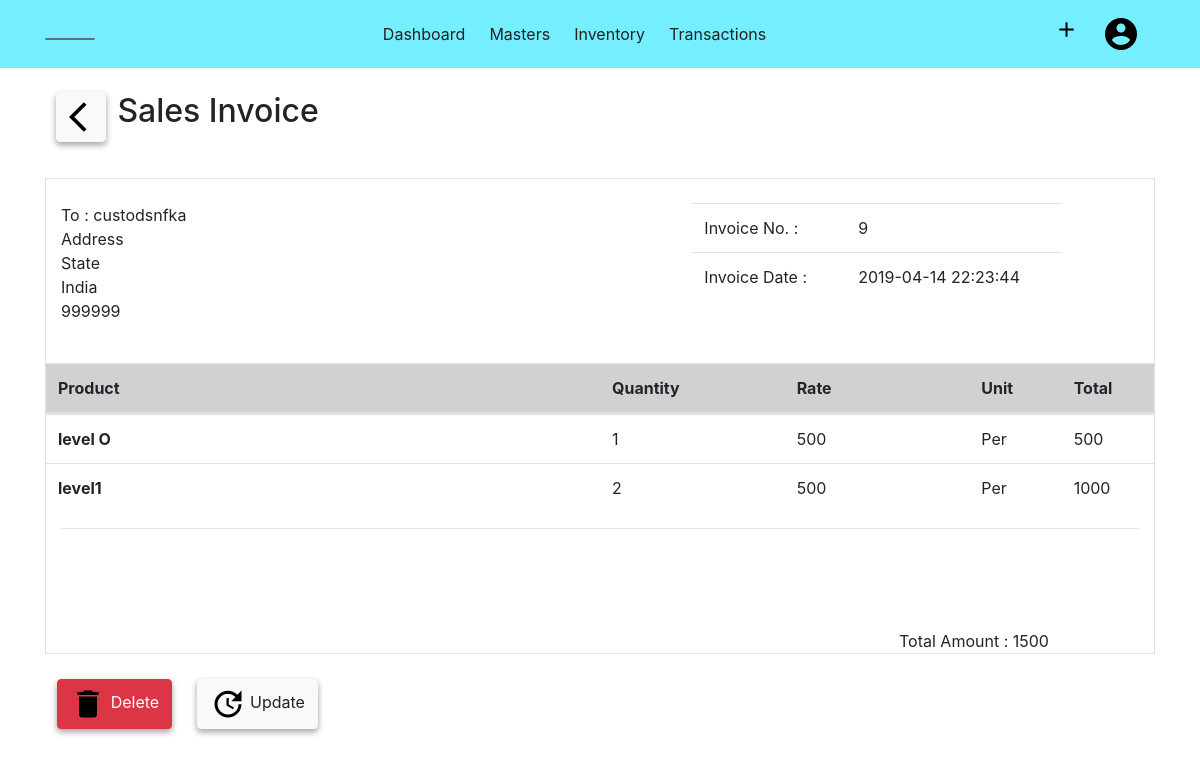
Page /invoice/29 (signed in) on the committed database.
### acsystem/models.py (models this page shows, shortened)
class Sales(db.Model):
    id = db.Column(db.Integer, primary_key=True)
    customer = db.Column(db.String(40), nullable=False)
    date = db.Column(db.DateTime, nullable=False)
    invoiceno = db.Column(db.Integer, nullable=False)
    totalamount = db.Column(db.Integer)
    salesitems = db.relationship('SalesItem', lazy=True, cascade="all, delete-orphan")
    company_id = db.Column(db.Integer, db.ForeignKey('company.id', ondelete="CASCADE"), nullable=False)

class SalesItem(db.Model):
    id = db.Column(db.Integer, primary_key=True)
    product = db.Column(db.Integer, db.ForeignKey('product.id'))
    quantity = db.Column(db.Integer, nullable=False)
    rate = db.Column(db.Integer, nullable=False)
    undersales = db.Column(db.Integer, db.ForeignKey('sales.id', ondelete="CASCADE"), nullable=False)

class Product(db.Model):
    id = db.Column(db.Integer, primary_key=True)
    name = db.Column(db.String(40), nullable=False)
    category = db.Column(db.Integer, db.ForeignKey('productcategory.id', ondelete="CASCADE"), nullable=False)
    categoryname = db.Column(db.String(40))
    unit = db.Column(db.Integer, db.ForeignKey('unit.id'), nullable=False)
    unitname = db.Column(db.String(10))
    quantity = db.Column(db.Integer, default=0)
    rate = db.Column(db.Integer)
    salesprice = db.Column(db.Integer)
    salesproduct = db.relationship('SalesItem',backref="productdetail", lazy=True)
    company_id = db.Column(db.Integer, db.ForeignKey('company.id', ondelete="CASCADE"), nullable=False)

### acsystem/transactions/routes.py (the view)
@transactions.route("/invoice/<int:invoice_id>")
@login_required
def invoice_detail(invoice_id):
    invoice = Sales.query.get_or_404(invoice_id)
    if invoice.company_id != current_user.activecompany:
        abort(403)
    return render_template('transactiontemplate/invoicedetail.html', title=invoice.customer, invoice = invoice)

### acsystem/models.py (called while the page is built)
@login_manager.user_loader
def load_user(user_id):
    return User.query.get(int(user_id))

### acsystem/templates/transactiontemplate/invoicedetail.html (shortened to what this page needs)
{% extends "layout.html"%}
{% block content %}
<div class="container mt-4">
    <button style="width:50px;" class=" btn btn-light float-left" onclick="window.history.back()">
        <img src="{{ url_for('static', filename='images/back.png') }}" alt="Back" />
    </button>
    <h2 class="mb-4">Sales Invoice </h2>
    <div class="container border mt-5">
            <div class="invoice">
                <form action="#" class="mt-4">
                    <div class="row">
                        <div class="col-md-6 col-lg-7">
                            <div id="customerarea">
                                <div class="form-group">
                                    <div class="autocomplete" style="width:80%;">
                                        To : {{invoice.customer}}
                                    </div>
                                    <br>
                                    <div id="customer-detail">
                                        <span id="customer-address">Address</span> <br>
                                        <span id="customer-state">State</span><br>
                                        <span id="customer-country">India</span><br>
                                        <span id="customer-phone">999999</span><br>
                                    </div>
                                </div>
                            </div>
                        </div>
                        <div class="col-md-4">
                            <table class="table table-borderless">
                                <tbody>
                                    <tr class="row">
                                        <td class="col-sm-6 col-md-5">Invoice No. :</td>
                                        <td class="col-sm-5 col-md-7">{{invoice.invoiceno}}</td>
                                    </tr>
                                    <tr class="row">
                                        <td class="col-sm-6 col-md-5">Invoice Date :</td>
                                        <td class="col-sm-5 col-md-7">{{invoice.date}}</td>
                                    </tr>
                                </tbody>
                            </table>
                        </div>
                    </div>
                    <table class="table mt-4">
                        <thead>
                            <tr id="producthead" class="row">
                                <th class="col-6">Product</th>
                                <th class="col-2">Quantity</th>
                                <th class="col-2">Rate</th>
                                <th class="col-1">Unit</th>
                                <th class="col-1">Total</th>
                            </tr>
                        </thead>
                        <tbody id="itemslist">
                            {% for l in invoice.salesitems %}
							<tr class="row">
								<th class="col-6" >
									{{ l.productdetail.name }}
								</th>
								<td class="col-2" id="items-{{loop.index-1}}-quantity">
									{{l.quantity}}
								</td>
								<td class="col-2" id="items-{{loop.index-1}}-rate">
									{{ l.rate }}</td>
								<td class="col-1">{{l.productdetail.unitname}}
								</td>
								<td class="col-1" id="total-{{ loop.index-1}}">---------</td>
							</tr>
							{% endfor %}
                        </tbody>
                    </table>
                    <hr>
                    <div class="float-right" style="position:relative; width:160px; top:0; right:80px; ">
                        Total Amount : {{invoice.totalamount}}
                    </div>
                    <br>
                </form>
            </div>
        </div>
    <table class="mt-4">
        <tbody>
            <tr>
                <td>
                    <button type="button" class="btn btn-danger" data-toggle="modal" data-target="#deleteinvoice">
                        <img src="{{ url_for('static',filename='images/delete.png') }}" alt="Delete"> Delete
                    </button>
                </td>
                <td>
                    <a type="button" class="btn btn-light" href="#"><img
                            src="{{ url_for('static',filename='images/update.png') }}" alt="Update"> Update
                    </a>
                </td>
            </tr>
        </tbody>
    </table>
</div>
{% endblock content %}

### acsystem/static/main.css (style rules this page uses)
a { color: rgb(34, 34, 34) !important; }

### acsystem/static/style.css (style rules this page uses)
.btn { -webkit-box-shadow: 0 3px 6px rgba(0, 0, 0, 0.16), 0 3px 6px rgba(0, 0, 0, 0.23); box-shadow: 0 3px 6px rgba(0, 0, 0, 0.16), 0 3px 6px rgba(0, 0, 0, 0.23); }
.btn { margin: 0 .7rem; }
.autocomplete { position: relative !important; display: inline-block; }
#producthead { background-color: #d1d1d1; }

### rows in the picture
Sales: customer "custodsnfka", invoiceno "9", date "2019-04-14 22:23:44", totalamount "1500"
SalesItem: productdetail.name "level O", quantity "1", rate "500", productdetail.unitname "Per"
SalesItem: productdetail.name "level1", quantity "2", rate "500", productdetail.unitname "Per"
